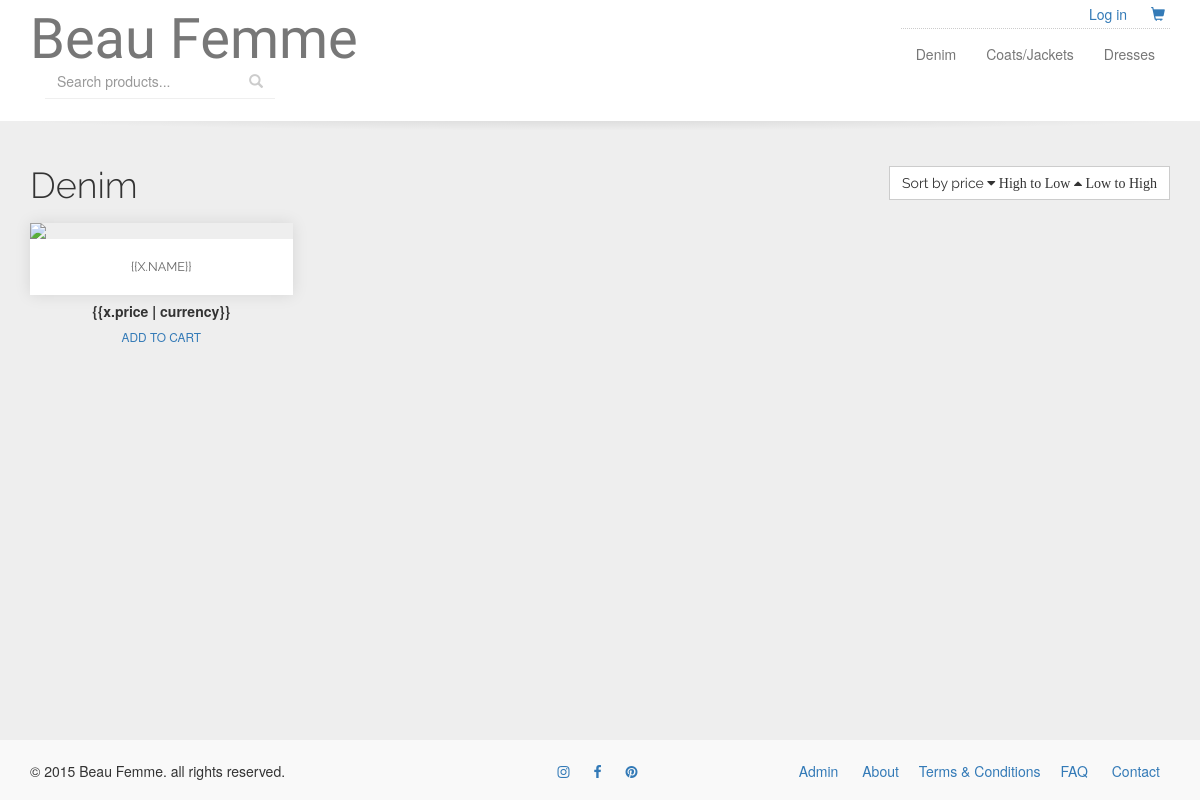
The page /category.php?catID=1 on the database its author committed.
### tables this page shows
CREATE TABLE IF NOT EXISTS `categories` (
  `category_name` varchar(30) NOT NULL,
  `category_id` int(5) NOT NULL AUTO_INCREMENT,
  `category_description` text NOT NULL,
  PRIMARY KEY (`category_id`),
  KEY `catID` (`category_id`),
  KEY `category_id` (`category_id`),
  KEY `category_id_2` (`category_id`)
);

CREATE TABLE IF NOT EXISTS `pages` (
  `page_id` int(3) NOT NULL AUTO_INCREMENT,
  `page_name` varchar(35) NOT NULL,
  `page_description` text NOT NULL,
  PRIMARY KEY (`page_id`)
);

### category.php (the view, shortened to what this page needs)
 <?php
  $sitePath = $_SERVER['DOCUMENT_ROOT']."crafts";
?>
<?php include_once($sitePath."/inc/_header.php"); ?>
<?php include_once($sitePath."/user/nav.php"); ?>
<?php include_once($sitePath."/inc/_dbconnect.php"); ?>
<?php
if(isset($_GET['catID'])) {
  $cat_ID = $_GET['catID'];
  $sql1= "SELECT * FROM categories where category_id = '$cat_ID'";
  $result1 = mysqli_query($con, $sql1);
  $itemcount1 = mysqli_num_rows($result1);
}
?>
<div ng-app="myApp">
<?php
  if ($itemcount1 > 0) {
      while ($row1 = mysqli_fetch_array($result1)) {
?>
  <h1>
    <?php echo $row1["category_name"]; ?>
    <a href="#" class="btn btn-default pull-right" ng-click="sortType = 'price'; sortReverse = !sortReverse">
      Sort by price
      <span ng-show="sortType == 'price' && !sortReverse" class="fa fa-caret-down"> High to Low</span>
      <span ng-show="sortType == 'price' && sortReverse" class="fa fa-caret-up"> Low to High</span>
    </a>
  </h1>
<?php
      }
  }
?>
<div class="row" ng-controller="myCtrl">
      <div class="col-xs-6 col-sm-6 col-md-3" ng-repeat="x in records | orderBy:sortType:sortReverse">
            <div class="product text-center">
                <figure class="img-responsive">
                    <a  href="<?php echo 'product.php?itemId='?>{{x.id}}">
                      <img class="img-responsive" src="<?php echo  $host; ?>/media/products/{{x.id}}.jpg" >
                    </a>
                    <figcaption class="text-center">
                      <a  href="<?php echo 'product.php?itemId='; ?>{{x.id}} ">
                        {{x.name}}
                      </a>
                    </figcaption>
                </figure>
                <div class="product-meta">
                  <div class="price">{{x.price | currency}}</div>
                  <div class="action">
                      <a class="btn btn-link"  href="<?php echo 'cart.php?itemId='; ?> {{x.id}}">
                        add to cart
                      </a>
                  </div>
                </div>
            </div>
      </div>
</div>
</div>
<?php include_once($sitePath."/inc/_footer.php"); ?>

### user/nav.php (shortened to what this page needs)
<?php
  $sitePath = $_SERVER['DOCUMENT_ROOT']."crafts";
?>
<?php include_once($sitePath."/inc/_dbconnect.php"); ?>
<?php
  $usermenu="";
  if (!isset($_SESSION["user"])) {
      $usermenu = "<li><a href='".$host."user/account.php'>Log in</a></li>";
  }
  else{
       $usermenu = "<li>Welcome!</li>
                    <li><a href='".$host."user/account.php'>Account</a></li>
                    <li><a href='".$host."user/logout.php'>Log out</a></li>";
  }
?>
<?php
  $sql= "SELECT * FROM categories";
  $result = mysqli_query($con, $sql);
  $itemcount = mysqli_num_rows($result);
  $categoryIDs=array();
  if ($itemcount>0) {
    while ($row = mysqli_fetch_array($result)) {
        $categoryIDs[] = $row['category_id'];
      }
  }
  $catlist="";
  foreach ($categoryIDs as $catID) {
      $sql0= "SELECT * FROM categories WHERE category_id = $catID";
      $result0 = mysqli_query($con, $sql0);
      $itemcount0 = mysqli_num_rows($result0);
      if ($itemcount0>0) {
        while ($row0 = mysqli_fetch_array($result0)) {
            $categoryName= $row0["category_name"];
            $catlist.="<li><a href='".$host."category.php?catID=$catID'>".$categoryName."</a></li>";
        }
      }
  }
?>
<nav class="navbar navbar-default ">
<div class="container">
  <div class="row">
    <div class="col-sm-6">
          <div class="branding">
            <div class="navbar-header">
              <a class="navbar-brand" href="<?php echo $host.'home.php'; ?>">Beau Femme</a>
            </div>
            <form class="navbar-form" method="GET" action="search.php">
              <div class="input-group">
                <input type="text" class="form-control" name="query" placeholder="Search products..." required>
                <span class="input-group-btn">
                  <button class="btn btn-link" type="submit"><span class="glyphicon glyphicon-search"></span></button>
                </span>
              </div>
            </form>
        </div>
    </div>
    <div class="col-sm-6">
      <div class="topnav">
       <ul class="list-inline text-right m-a-0">
          <?php echo $usermenu; ?>
          <li class=""><a href="<?php echo $host.'cart.php';?> "><span class="glyphicon glyphicon-shopping-cart"></span></a></li>
       </ul>
      </div>
      <div class="collapse navbar-collapse" id="navbar">
            <ul class="nav navbar-nav navbar-right">
                  <?php echo $catlist; ?>
            </ul>
      </div>
    </div>
  </div>
</div>
</nav>
<div class="container">

### inc/_footer.php (shortened to what this page needs)
</div>
<?php
  $sql= "SELECT * FROM pages";
  $result = mysqli_query($con, $sql);
  $itemcount = mysqli_num_rows($result);
  $pageIDs=array();
  if ($itemcount>0) {
    while ($row = mysqli_fetch_array($result)) {
        $pageIDs[] = $row['page_id'];
      }
  }
  $pagelist="";
  foreach ($pageIDs as $pageID) {
      $sql0= "SELECT * FROM pages WHERE page_id = $pageID";
      $result0 = mysqli_query($con, $sql0);
      $itemcount0 = mysqli_num_rows($result0);
      if ($itemcount0>0) {
        while ($row0 = mysqli_fetch_array($result0)) {
            $pageName= $row0["page_name"];
            $pagelist.="<li><a href='".$host."page.php?pageID=$pageID'>".$pageName."</a></li>";
        }
      }
  }
?>
<footer>
	<div class="container">
		<div class="row">
			<div class="col-sm-5">&copy; 2015 Beau Femme. all rights reserved.</div>
			<div class="col-sm-2 text-center">
				<ul class="list-inline">
					<li><a href="#"><i class="fa fa-instagram"></i></a></li>
					<li><a href="#"><i class="fa fa-facebook"></i></a></li>
					<li><a href="#"><i class="fa fa-pinterest"></i></a></li>
				</ul>
			</div>
			<div class="col-sm-5 text-right">
				<ul class="list-inline">
					<li><a href="<?php echo $host."admin"; ?>">Admin</a></li>
					<?php echo $pagelist; ?>
					<li><a href="<?php echo $host."contact.php"; ?>">Contact</a></li>
				</ul>
			</div>
		</div>
	</div>
</footer>
<body>

### style.css (style rules this page uses)
html { position: relative; min-height: 100%; }
body { background-color: #eee; height: 100%; margin-bottom: 80px; }
body > footer { position: absolute; bottom: 0; width: 100%; height: 60px; padding: 1.5em 0; background-color: #f9f9f9; z-index: 1; margin-top: 2em; }
.container { position: relative; }
h1,h2 { font-family: 'Raleway', sans-serif; font-weight: 300; }
h1 { margin: 1em 0 0.5em; }
.m-a-0 { margin: 0; }
.btn, .form-control { border-radius: 0; }
.list-inline.text-right { margin-right: -5px; }
.list-inline li { margin: 0 5px; }
.topnav { padding: 0.3em 0; }
.branding { padding: 1em 0 }
.navbar { border-radius: 0; border: none; position: relative; z-index: 2; }
.navbar-collapse { border:none!important }
.navbar-default { background: #fff; }
.navbar-brand { font-family: 'Qwigley', cursive; font-size: 4em; }
.product .price { font-weight: bold; }
.product figure a { color: #666; }
.product .action a { text-transform: uppercase; font-size: 0.85em; }
.navbar-form .form-control, .navbar-form .btn { background: transparent; border:none; box-shadow: none; }
.navbar-form .btn { color: #ccc; }
.navbar-form .input-group { border-bottom: 1px solid rgba(190,190,190,0.25); }
figure figcaption { font-family: 'Raleway', sans-serif; font-weight: 400; font-size: 0.9em; padding:1.5em 1em;text-transform: uppercase; }
figure { box-shadow: 0 0 15px rgba(0,0,0,0.1) }
figure figcaption { background: #fff;margin-bottom: 0.5em; }
@media (min-width: 768px) { .nav { border-top:1px dotted #ccc; } }

### rows shown on the page
categories: category_name "Denim"
categories: category_name "Coats/Jackets"
categories: category_name "Dresses"
pages: page_name "About"
pages: page_name "Terms & Conditions"
pages: page_name "FAQ"
